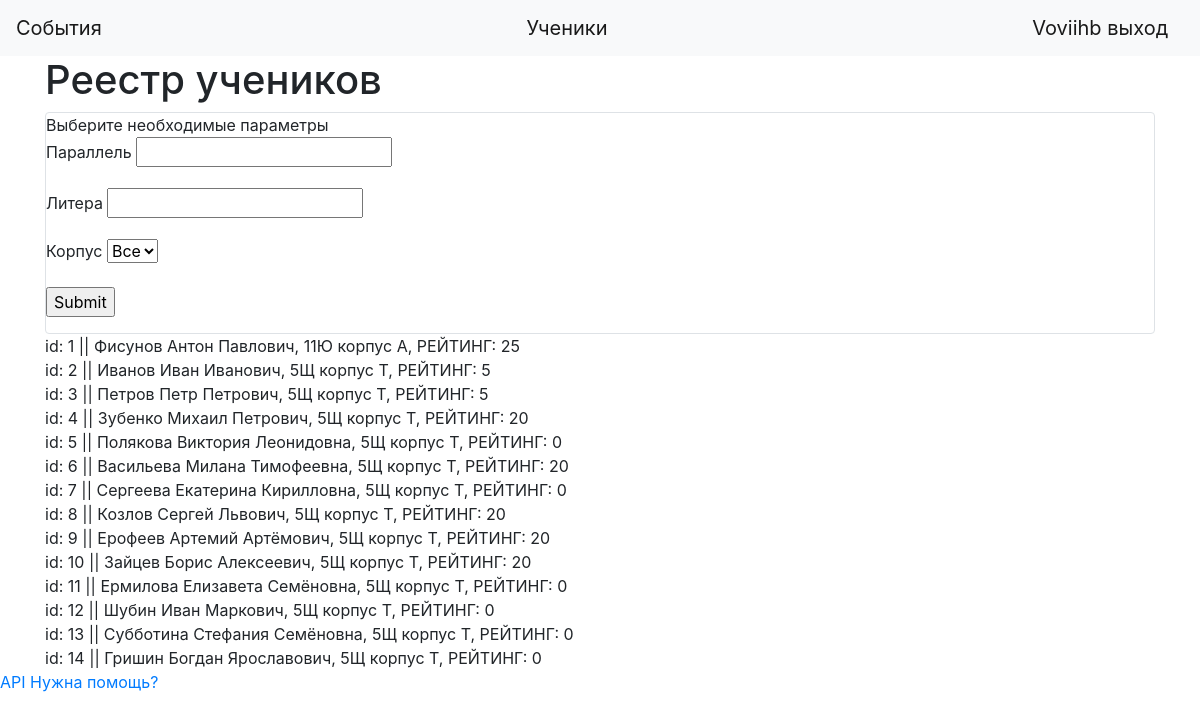
Page /view_students (signed in) on the committed database.
### data/users.py (models this page shows, shortened)
class User(SqlAlchemyBase, UserMixin):
    __tablename__ = 'users'
    id = sqlalchemy.Column(sqlalchemy.Integer, primary_key=True, autoincrement=True)
    name = sqlalchemy.Column(sqlalchemy.String, nullable=True)
    about = sqlalchemy.Column(sqlalchemy.String, nullable=True)
    email = sqlalchemy.Column(sqlalchemy.String, index=True, unique=True, nullable=True)
    role = sqlalchemy.Column(sqlalchemy.Integer)
    hashed_password = sqlalchemy.Column(sqlalchemy.String, nullable=True)
    cart = sqlalchemy.Column(sqlalchemy.String, default="{}")
    balance = sqlalchemy.Column(sqlalchemy.Integer, default=0)
    created_date = sqlalchemy.Column(sqlalchemy.DateTime, default=datetime.datetime.now)

### data/students.py (models this page shows, shortened)
class Students(SqlAlchemyBase, UserMixin):
    __tablename__ = 'students'
    id = sqlalchemy.Column(sqlalchemy.Integer, primary_key=True, autoincrement=True)
    name = sqlalchemy.Column(sqlalchemy.String, nullable=True)
    class_num = sqlalchemy.Column(sqlalchemy.Integer, nullable=True, default=5)
    campus = sqlalchemy.Column(sqlalchemy.CHAR, nullable=True, default='Т')
    class_letter = sqlalchemy.Column(sqlalchemy.CHAR, nullable=True)
    exp_amount = sqlalchemy.Column(sqlalchemy.Integer)
    rating_points = sqlalchemy.Column(sqlalchemy.Integer)
    rating_place = sqlalchemy.Column(sqlalchemy.Integer)
    role = sqlalchemy.Column(sqlalchemy.String)
    skin_id = sqlalchemy.Column(sqlalchemy.Integer)
    available_skins = sqlalchemy.Column(sqlalchemy.String)
    hashed_password = sqlalchemy.Column(sqlalchemy.String, nullable=True)
    last_visit = sqlalchemy.Column(sqlalchemy.DateTime)
    def info(self):
        return f'id: {self.id} || {self.name},\t{self.class_num}{self.class_letter}\t корпус {self.campus}, РЕЙТИНГ: {self.rating_points}'

### main.py (the view, shortened to what this page needs)
@app.route('/view_students', methods=['GET', 'POST'])
@login_required
def view_students():
    args = []
    db_sess = db_session.create_session()
    students = db_sess.query(Students).filter(*args)
    return render_template("students.html", title="Просмотр учеников", students=students)

### data/db_session.py (called while the page is built)
def create_session() -> Session:
    global __factory
    return __factory()

### main.py (called while the page is built)
@login_manager.user_loader
def load_user(user_id):
    db_sess = db_session.create_session()
    return db_sess.query(User).get(user_id)

### templates/students.html (shortened to what this page needs)
{% extends "base.html" %}
{% block content %}
<h1>Реестр учеников</h1>
<div class="col-md6 border rounded">
    <div>Выберите необходимые параметры</div>
    <form action="" method="post">
        <p>
            <label for="class_num">Параллель</label>
            <input type="text" name="class_num">
        </p>
        <p>
            <label for="class_letter">Литера</label>
            <input type="text" name="class_letter">
        </p>
        <p>
            <label for="campus">Корпус</label>
            <select name="campus">
                <option>Все</option>
            </select>
        </p>
        <p>
            <input type="submit">
        </p>
    </form>
</div>
{% if students %}
    {% for student in students %}
    <div>{{student.info()}}</div>
    {% endfor %}
{% endif %}
{% endblock %}

### templates/base.html (shortened to what this page needs)
<!doctype html>
<html lang="en">
<head>
    <link rel="stylesheet" href="https://stackpath.bootstrapcdn.com/bootstrap/4.4.1/css/bootstrap.min.css">
</head>
  <body>
    <header>
        <nav class="navbar navbar-light bg-light">
        <a class="navbar-brand" href="/main">События</a>
        <a class="navbar-brand" href="/view_students">Ученики</a>
        {% if current_user.is_authenticated %}
            <a class="navbar-brand" href="/logout">{{ current_user.name }} выход</a>
        {% else %}
            <p>
                <a class="btn btn-primary " href="/register">Зарегистрироваться</a>
                <a class="btn btn-success" href="/login">Войти</a>
            </p>
        {% endif %}
    </nav>
    </header>
    <main role="main" class="container">
        {% block content %}{% endblock %}
    </main>
    <a href="/api">API</a>
    <a href="/support">Нужна помощь?</a>
  </body>
</html>

### rows in the picture
User: name "Voviihb"
Students: info "id: 1 || Фисунов Антон Павлович, 11Ю корпус А, РЕЙТИНГ: 25"
Students: info "id: 2 || Иванов Иван Иванович, 5Щ корпус Т, РЕЙТИНГ: 5"
Students: info "id: 3 || Петров Петр Петрович, 5Щ корпус Т, РЕЙТИНГ: 5"
Students: info "id: 4 || Зубенко Михаил Петрович, 5Щ корпус Т, РЕЙТИНГ: 20"
Students: info "id: 5 || Полякова Виктория Леонидовна, 5Щ корпус Т, РЕЙТИНГ: 0"
Students: info "id: 6 || Васильева Милана Тимофеевна, 5Щ корпус Т, РЕЙТИНГ: 20"
Students: info "id: 7 || Сергеева Екатерина Кирилловна, 5Щ корпус Т, РЕЙТИНГ: 0"
Students: info "id: 8 || Козлов Сергей Львович, 5Щ корпус Т, РЕЙТИНГ: 20"
Students: info "id: 9 || Ерофеев Артемий Артёмович, 5Щ корпус Т, РЕЙТИНГ: 20"
Students: info "id: 10 || Зайцев Борис Алексеевич, 5Щ корпус Т, РЕЙТИНГ: 20"
Students: info "id: 11 || Ермилова Елизавета Семёновна, 5Щ корпус Т, РЕЙТИНГ: 0"
Students: info "id: 12 || Шубин Иван Маркович, 5Щ корпус Т, РЕЙТИНГ: 0"
Students: info "id: 13 || Субботина Стефания Семёновна, 5Щ корпус Т, РЕЙТИНГ: 0"
Students: info "id: 14 || Гришин Богдан Ярославович, 5Щ корпус Т, РЕЙТИНГ: 0"
